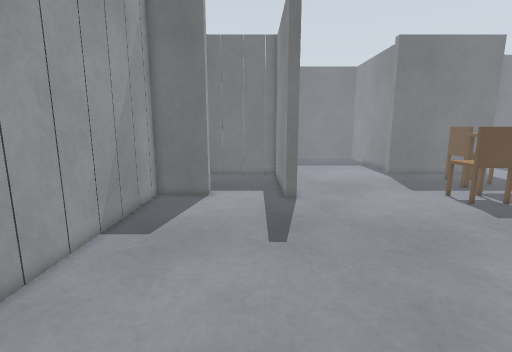
View 1 (above)

16 first-person views from a walk through a robot-simulator world made for Gazebo. The camera is 0.9 m above the floor, tilts 10° down and sees 85° across. Floor lines are 1 m apart. The floor is counted in squares, 0.2 m on a side. Each view is taken from the middle of a square. On the plan, view 1 faces up. The plan holds only what a view shows up to about 20 squares ahead; the rest is blank. The place goes on beyond the plan. Simple shapes stand in for some stock models.

View 2
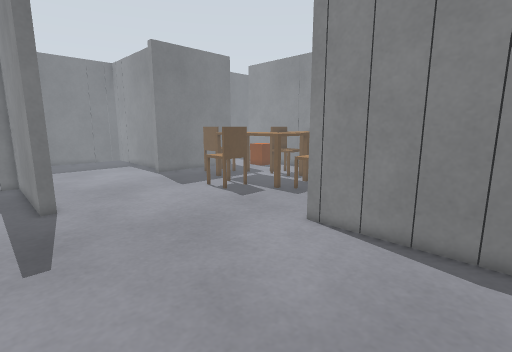

View 3
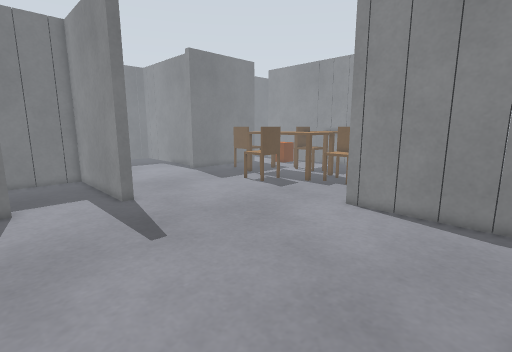

View 4
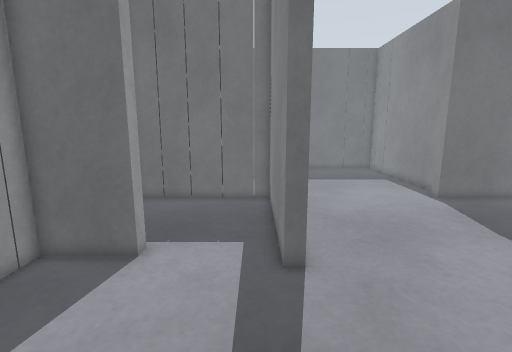

View 5
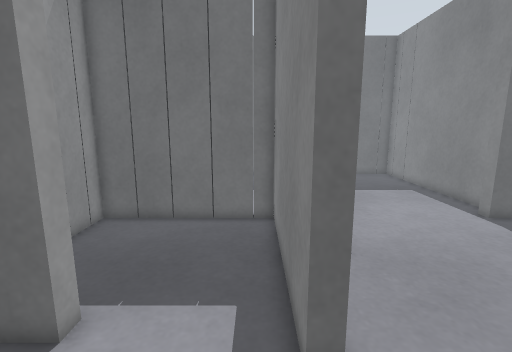

View 6
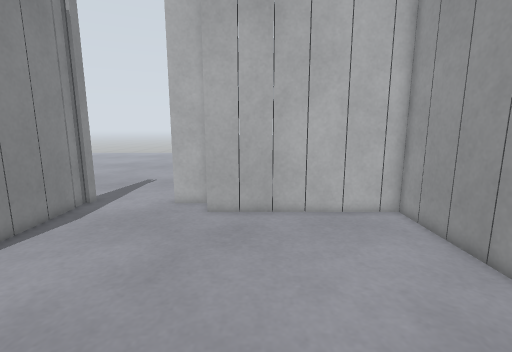

View 7
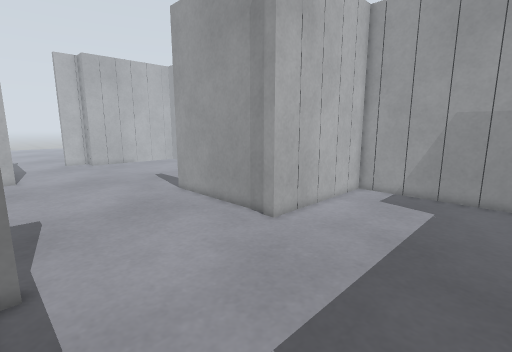

View 8
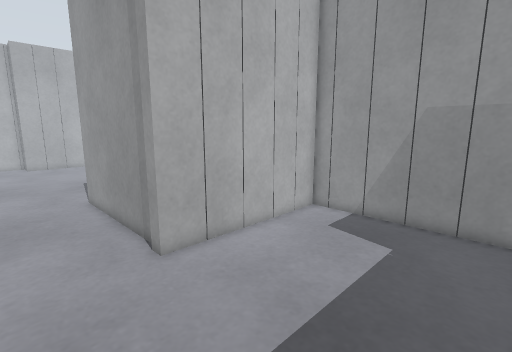

View 9
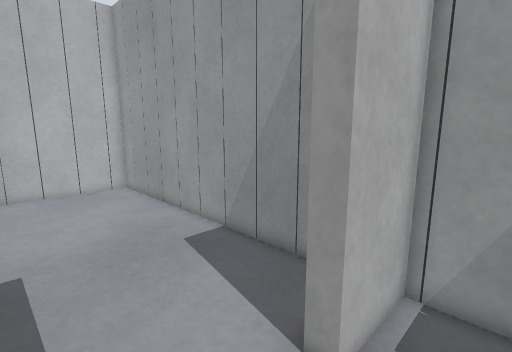

View 10
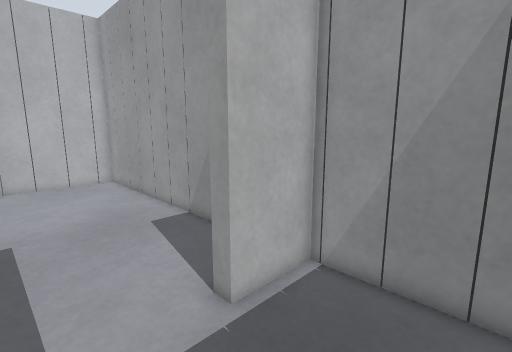

View 11
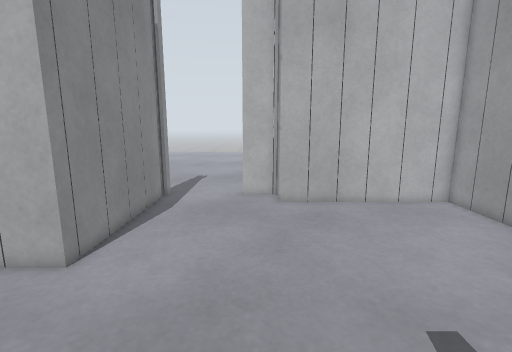

View 12
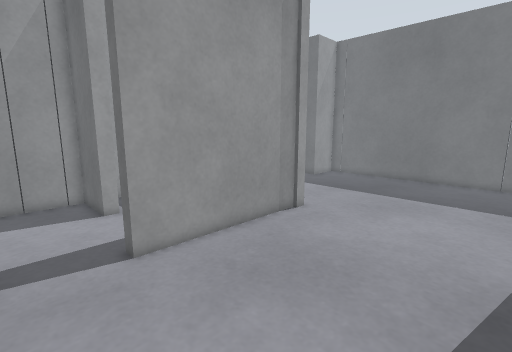

View 13
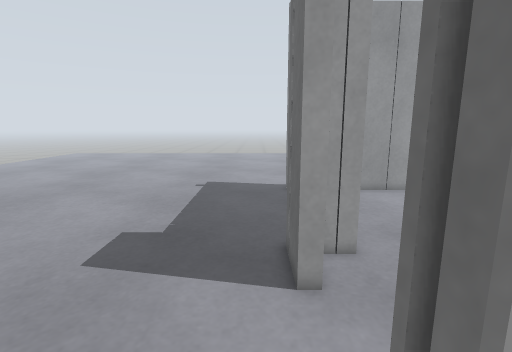

View 14
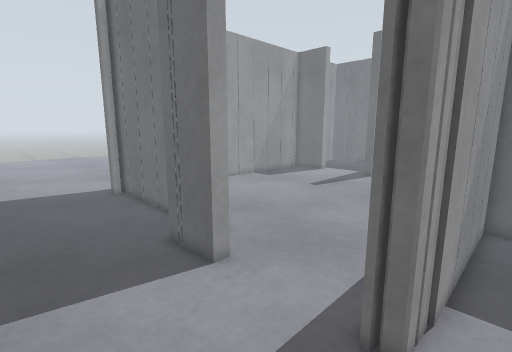

View 15
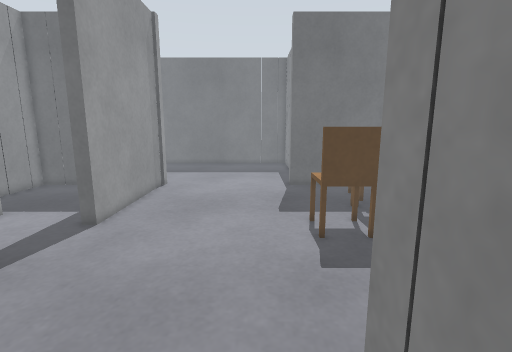

View 16
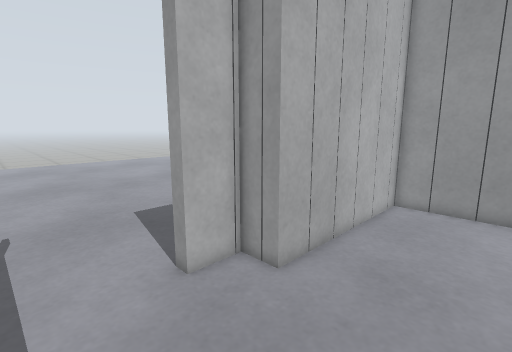

### Floor plan
Points are (right, up) in squares from view 1. A wall is a line through its corners. A room is listed if a view was taken in it or the views show most of it. See-through windows are left out.
Room 1 (views 1, 2, 3, 4, 5, 6, 7, 8, 11, 12, 15, 16)
walls: (-3.1, 18.2) (-6.7, 18.2) (-6.7, -0.4) (3.6, -0.4) (3.6, -2.9); (2.6, 26.4) (2.6, 17.4) (1.9, 17.4); (13.5, 26.4) (12.7, 26.4) (12.7, 27.1); (12.8, 6.9) (11.9, 6.9) (11.9, -1.1); (-6.6, 27.1) (2.8, 27.1) (2.8, 26.4); (3.6, -2.1) (5.9, -2.1); (11.2, -1.1) (11.2, 7.6) (13.1, 7.6); (-6.7, 35.9) (-6.7, 27)
low walls: (12.7, 27.1) (13.1, 27.1)
ways out: opening at (-1, 18.5) to room 2; opening at (10, -2.5) to room 3
objects: chair (13, 16) to (13, 18)
Room 2 (views 9, 10)
walls: (1.9, 17.4) (1.9, 26.4) (-6.6, 26.4); (-6.7, 27) (-6.7, 19) (-3.1, 19) (-3.1, 18.2)
ways out: opening at (-1, 18.5) to room 1
Room 3 (views 13, 14)
walls: (-6.7, -1.2) (-6.7, -1.8) (-7.2, -1.8); (-0.5, -1.1) (-7.2, -1.1); (5.9, -2.1) (5.9, -2.8) (2.9, -2.8); (11.1, -2.2) (11.1, -2.9); (11.2, -2) (11.2, -1.2); (11.9, -1.2) (11.9, -2); (11.9, -2.1) (11.9, -2.8) (10.9, -2.8) (10.9, -2.1)
ways out: opening at (10, -2.5) to room 1

Positions as (right, up) in squares from view 1, and headings:
1: (0, 0), facing up
2: (0, 0), facing up-right
3: (-4, 0), facing up-right
4: (1, 9), facing up
5: (1, 13), facing up
6: (1, 14), facing down
7: (13, 36), facing down-left
8: (7, 36), facing down-left
9: (1, 21), facing down-left
10: (1, 24), facing down-left
11: (5, 16), facing down
12: (12, 14), facing up-left
13: (13, -4), facing left
14: (13, -8), facing up-left
15: (10, 5), facing up
16: (10, 5), facing down-left
